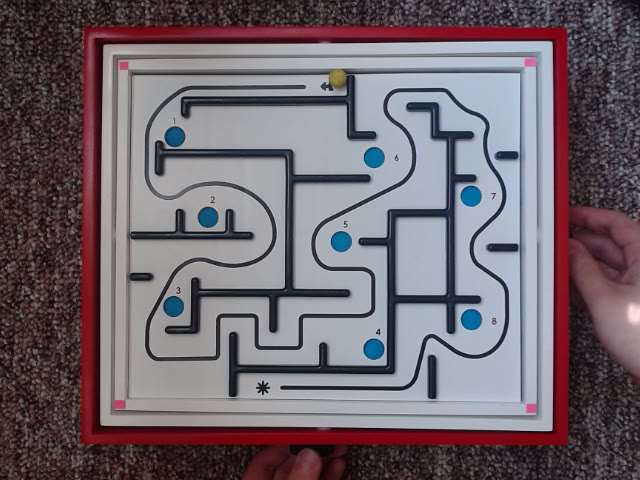
#> input picture sample_frames/image1.png, 640 x 480 px, found by its file name; its folder holds only this picture in this run
$ python test_corners.py
#> lines starting #> are read from the running program, lines starting #| are printed output that depends on the picture; after the words box and inside, x2 and y2 are one past the last pixel; in counts of white or black regions, pixels touching at a corner belong together
from mapping import *
from constants import *
import utils
import numpy as np
import cv2
import matplotlib.pyplot as plt
import os

for filename in os.listdir("../sample_frames"):
    img = cv2.imread("../sample_frames/"+filename)
#> img is the input picture: shape (480, 640, 3); mean B, G, R 108.6, 101.3, 112.2

    lower = np.array([100, 60, 150], dtype = "uint8") # 131, 49, 72
    upper = np.array([170, 100, 200], dtype = "uint8") # 169, 87, 145

    # find the colors within the specified boundaries and apply
    # the mask
    mask = cv2.inRange(img, lower, upper)
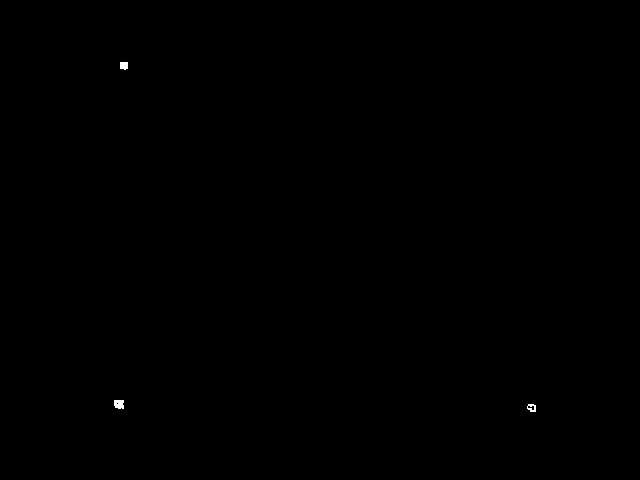
#> mask: shape (480, 640); 0.06% white; 3 white regions
    mask = cv2.blur(mask, (5,5))

    contours, hierarchy = cv2.findContours(mask,cv2.RETR_TREE,cv2.CHAIN_APPROX_SIMPLE)
#> contours = 3 contours; box (x1, y1, x2, y2) and area: (112, 398, 126, 411) 151, (525, 402, 538, 414) 123, (118, 60, 130, 72) 116
    contours = sorted(contours, key = cv2.contourArea, reverse = True)[:4]

    i = 0
    for c in contours:
        M = cv2.moments(c)
        if M["m00"] == 0:
            continue
        cX = int(M["m10"] / M["m00"])
        cY = int(M["m01"] / M["m00"])

        i += 1

        cv2.circle(img, (cX, cY), 5, (255, 255, 255), -1)
        cv2.putText(img, "centroid", (cX - 25, cY - 25),cv2.FONT_HERSHEY_SIMPLEX, 0.5, (255, 255, 255), 2)
#> this loop made 3 passes
#> (cX, cY) on passes 1 to 3: (118, 403), (531, 407), (123, 65)
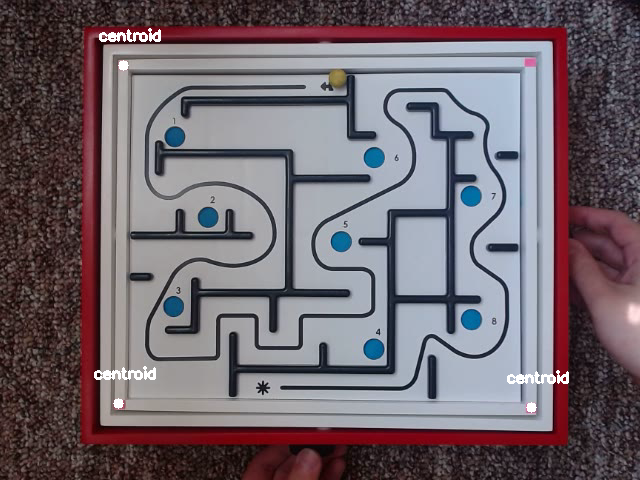
#> img: shape (480, 640, 3); 0.51% of pixels changed, all inside (x1, y1, x2, y2) = (94, 28, 569, 413)
#> after the loop, i = 3


    cv2.imshow("Image", img)
    cv2.waitKey(0)
    cv2.imshow("Image", mask)
    cv2.waitKey(0)

$ run again, on sample_frames/image10.png
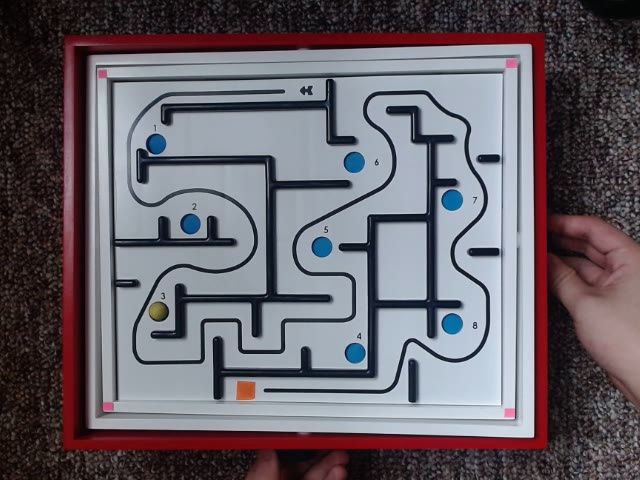
#> input picture sample_frames/image10.png, 640 x 480 px, found by its file name
#> img is the input picture: shape (480, 640, 3); mean B, G, R 105.2, 97.5, 103.8
#> `contours, hierarchy = cv2.findContours(mask,cv2.RETR_TREE,cv2.CHAIN_AP..`: contours = 6 contours, 2 with area under 20; largest, box (x1, y1, x2, y2) and area: (101, 401, 114, 412) 120, (96, 68, 108, 80) 112, (63, 220, 74, 232) 86, (607, 233, 613, 238) 20
#> `contours = sorted(contours, key = cv2.contourArea, reverse = True)[:4]`: contours = 4 contours; box (x1, y1, x2, y2) and area: (101, 401, 114, 412) 120, (96, 68, 108, 80) 112, (63, 220, 74, 232) 86, (607, 233, 613, 238) 20
#> the loop `for c in contours:` made 4 passes
#> (cX, cY) on passes 1 to 3: (107, 406), (101, 73), (67, 225)
#> after the loop `for c in contours:`:
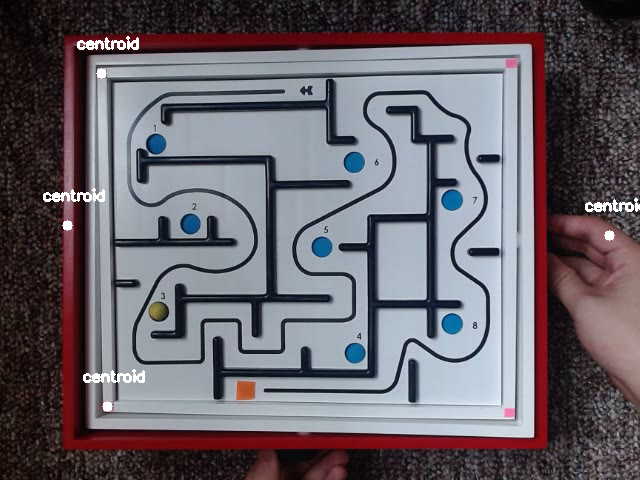
#> img: shape (480, 640, 3); 0.66% of pixels changed, all inside (x1, y1, x2, y2) = (43, 36, 640, 412)
#> after the loop `for c in contours:`: i = 4
